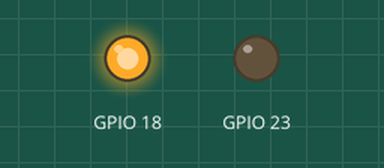
Simulated run of this program. Board: Raspberry Pi (BCM pin numbers). Parts: output pins drawn as LEDs (lit = HIGH). Random numbers come from a fixed seed.

Above: at 0.1 s.
At 16.1 s:
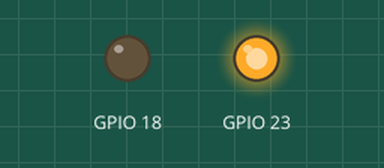
At 36.1 s:
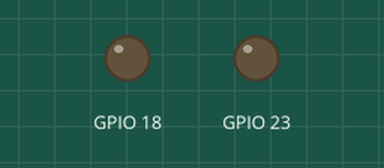
Timing chart, 0 to 37.6 s (numbered marks = the images above):
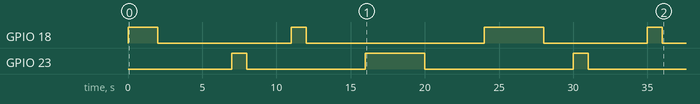

The program:

randomLED.py
```python
import RPi.GPIO as GPIO
import random
import time

GPIO.setmode(GPIO.BCM)
GPIO.setup(18,GPIO.OUT)
GPIO.setup(23,GPIO.OUT)

while True:
    GPIO.output(18,GPIO.HIGH)
    time.sleep(random.randint(1,5))
    GPIO.output(18,GPIO.LOW)
    time.sleep(random.randint(1,5))
    GPIO.output(23,GPIO.HIGH)
    time.sleep(random.randint(1,5))
    GPIO.output(23,GPIO.LOW)
    time.sleep(random.randint(1,5))
```

Measured:
- by itself, GPIO 18: LOW → HIGH at 0.00 s, → LOW 2.0 s later, → HIGH 9.0 s later, → LOW 1.0 s later, … (8 changes in this stretch)
- by itself, GPIO 23: goes HIGH 1.0 s, LOW 8.0 s, HIGH 4.0 s, LOW 10.0 s, HIGH 1.0 s, then LOW
